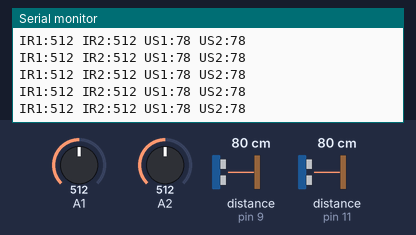
This sketch was run on a simulated Arduino Uno, built with avr-gcc and run on an emulated ATmega328P. Shown: the last lines printed to the serial monitor. Wiring (inferred from the names in the program): 2 × ultrasonic range finder: trigger pin 8, echo pin 9 / trigger pin 10, echo pin 11. The test bench sets the inputs (shaded band); at power-on: distance to the obstacle (sensors on pin 9, pin 11) 80 cm, A1 = 512, A2 = 512. The echo pulse lasts 58.3 µs per cm.

Above: at 1.2 s.
1.3 s: distance to the obstacle (sensor on pin 9) set to 2 cm
At 1.72 s:
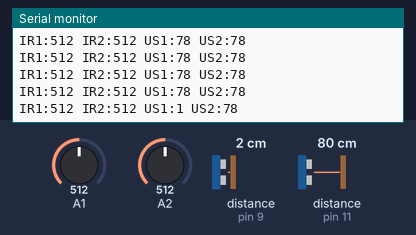
2.8 s: distance to the obstacle (sensor on pin 11) set to 2 cm
At 2.9 s:
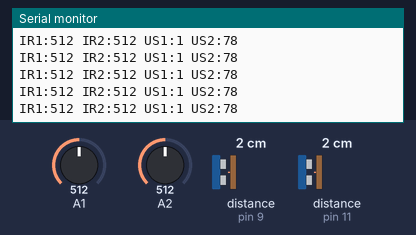
4.3 s: A1 set to 716
At 4.3 s:
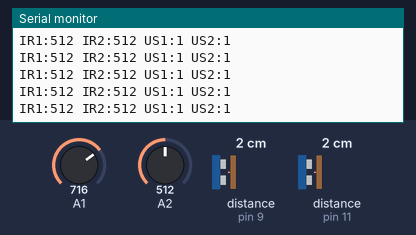
5.8 s: A2 set to 716
At 5.93 s:
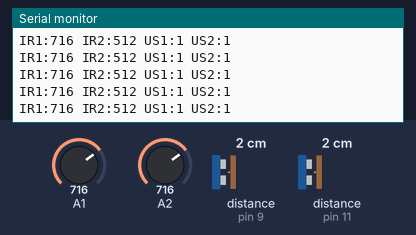
7.3 s: distance to the obstacle (sensor on pin 9) set to 4 cm
At 7.33 s:
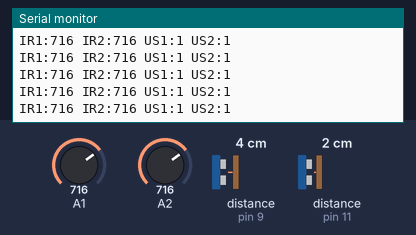
8.8 s: distance to the obstacle (sensor on pin 11) set to 299 cm
At 8.97 s:
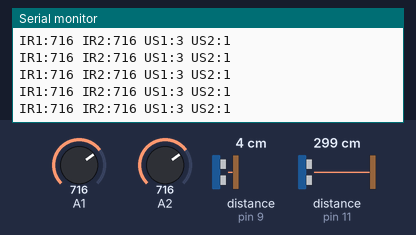
Timing chart, 0 to 11.8 s (numbered marks = the images above; inputs shaded):
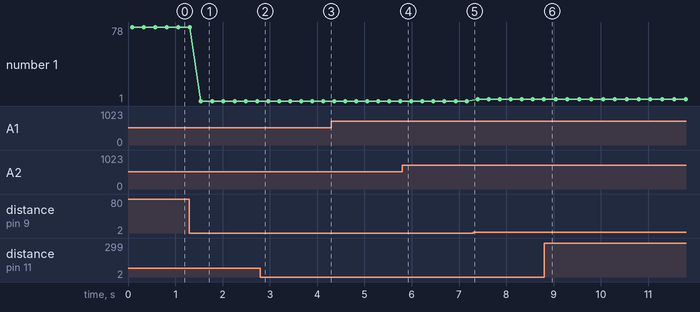

Measured:
- after the input at 1.3 s, the serial monitor: prints a new line after 0.24 s (image 1)
- plotted number 1: 1 → 3 after the input at 7.3 s

The sketch:

2_IR_raw_and_2_US_distance.ino
```cpp
// ==========================================================
//  RAW INPUT - 2 IR + 2 ULTRASONIC (ESP32-S3)
// ==========================================================
//
//  PURPOSE:
//  - Read 2 IR (analog)
//  - Read 2 Ultrasonic (distance in cm)
//  - Output clean raw data for ROS parsing
//
//  OUTPUT FORMAT:
//  IR1:<v> IR2:<v> US1:<v> US2:<v>
//
// ==========================================================


// -------- IR Pins --------
#define IR1 1
#define IR2 2

// -------- Ultrasonic Pins --------
#define TRIG1 8
#define ECHO1 9

#define TRIG2 10
#define ECHO2 11


// ==========================================================
// FUNCTION: readIR()
// PURPOSE : stable analog reading
// ==========================================================
int readIR(int pin) {
  long sum = 0;

  for (int i = 0; i < 5; i++) {
    sum += analogRead(pin);
    delay(2);
  }

  return sum / 5;
}


// ==========================================================
// FUNCTION: readUS()
// PURPOSE : measure distance in cm
// NOTE    : returns -1 if no echo
// ==========================================================
int readUS(int trig, int echo) {

  digitalWrite(trig, LOW);
  delayMicroseconds(2);

  digitalWrite(trig, HIGH);
  delayMicroseconds(10);
  digitalWrite(trig, LOW);

  long duration = pulseIn(echo, HIGH, 30000);  // timeout 30ms

  if (duration == 0) return -1;

  return duration * 0.034 / 2;
}


// ==========================================================
void setup() {
  Serial.begin(115200);

  // Ultrasonic pin setup
  pinMode(TRIG1, OUTPUT);
  pinMode(ECHO1, INPUT);

  pinMode(TRIG2, OUTPUT);
  pinMode(ECHO2, INPUT);
}


// ==========================================================
void loop() {

  // -------- Read IR --------
  int ir1 = readIR(IR1);
  int ir2 = readIR(IR2);

  // -------- Read Ultrasonic (sequential to avoid interference) --------
  int us1 = readUS(TRIG1, ECHO1);
  delay(60);   // IMPORTANT: prevents cross-talk

  int us2 = readUS(TRIG2, ECHO2);

  // -------- Output --------
  Serial.print("IR1:");
  Serial.print(ir1);

  Serial.print(" IR2:");
  Serial.print(ir2);

  Serial.print(" US1:");
  Serial.print(us1);

  Serial.print(" US2:");
  Serial.println(us2);

  delay(150);   // control data rate
}
```
